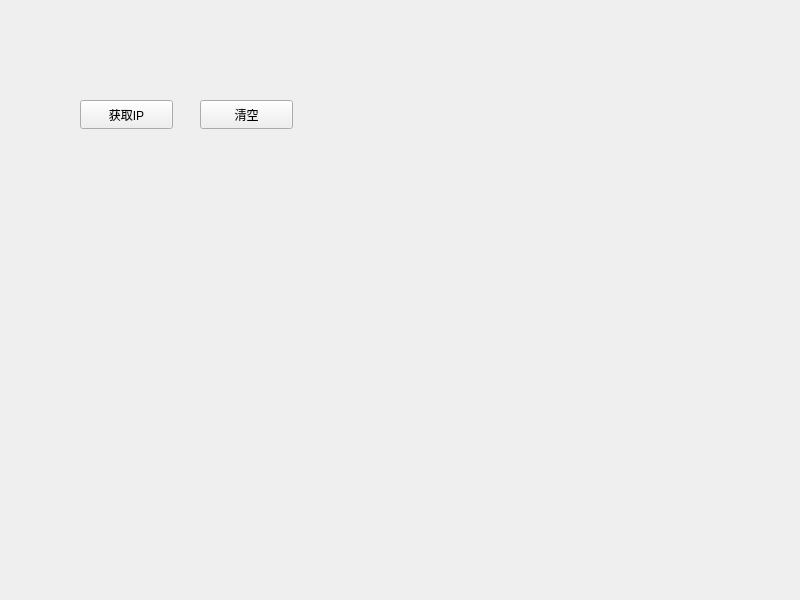
<?xml version="1.0" encoding="UTF-8"?>
<ui version="4.0">
 <class>MyWidget</class>
 <widget class="QWidget" name="MyWidget">
  <property name="geometry">
   <rect>
    <x>0</x>
    <y>0</y>
    <width>800</width>
    <height>600</height>
   </rect>
  </property>
  <property name="windowTitle">
   <string>MyWidget</string>
  </property>
  <widget class="MyInputBox" name="widget" native="true">
   <property name="geometry">
    <rect>
     <x>50</x>
     <y>30</y>
     <width>321</width>
     <height>51</height>
    </rect>
   </property>
  </widget>
  <widget class="QPushButton" name="btn_getIP">
   <property name="geometry">
    <rect>
     <x>80</x>
     <y>100</y>
     <width>93</width>
     <height>29</height>
    </rect>
   </property>
   <property name="text">
    <string>获取IP</string>
   </property>
  </widget>
  <widget class="QPushButton" name="btn_clear">
   <property name="geometry">
    <rect>
     <x>200</x>
     <y>100</y>
     <width>93</width>
     <height>29</height>
    </rect>
   </property>
   <property name="text">
    <string>清空</string>
   </property>
  </widget>
 </widget>
 <customwidgets>
  <customwidget>
   <class>MyInputBox</class>
   <extends>QWidget</extends>
   <header location="global">myinputbox.h</header>
   <container>1</container>
  </customwidget>
 </customwidgets>
 <resources/>
 <connections/>
</ui>
